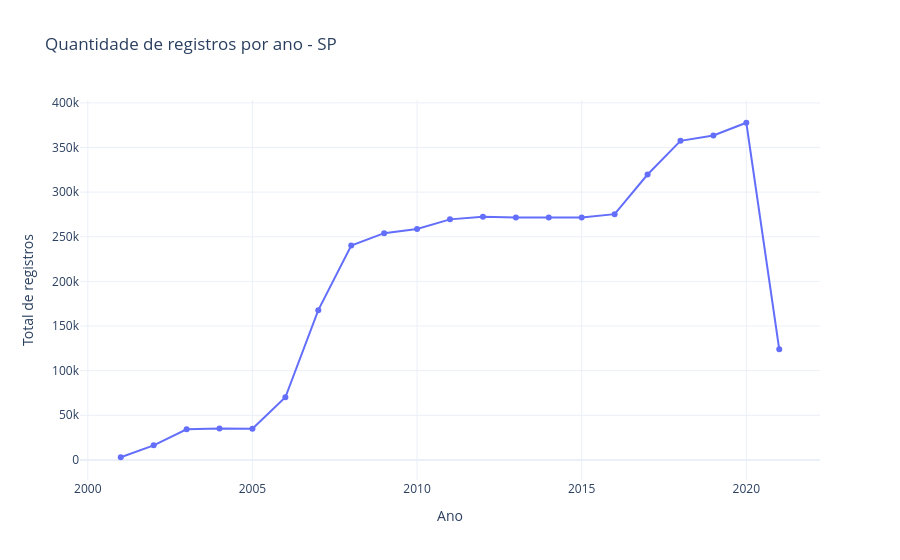

Write notebook code for a chart like this one.
### Markdown cell above
## 13. Cobertura temporal por ano

### Code cell
import plotly.graph_objects as go

registros_ano = spark.sql("""
    SELECT
        ano,
        COUNT(*) AS total_registros,
        COUNT(DISTINCT station_code) AS total_estacoes
    FROM weather_sp
    WHERE ano IS NOT NULL
    GROUP BY ano
    ORDER BY ano
""")

registros_ano.show(100, truncate=False)

dados = registros_ano.collect()

anos = [linha["ano"] for linha in dados]
totais = [linha["total_registros"] for linha in dados]

fig = go.Figure()

fig.add_trace(go.Scatter(
    x=anos,
    y=totais,
    mode="lines+markers",
    name="Total de registros"
))

fig.update_layout(
    title="Quantidade de registros por ano - SP",
    xaxis_title="Ano",
    yaxis_title="Total de registros",
    template="plotly_white"
)

fig.show()

### Figure 1 — Plotly figure (JSON) as saved in the notebook; plotly's stock layout.template omitted (floating-point values rounded to 4 significant figures)
{"data": [{"mode": "lines+markers", "name": "Total de registros", "type": "scatter", "x": [2001, 2002, 2003, 2004, 2005, 2006, 2007, 2008, 2009, 2010, 2011, 2012, 2013, 2014, 2015, 2016, 2017, 2018, 2019, 2020, 2021], "y": [2976, 16296, 34224, 35136, 35040, 70152, 167784, 240144, 254040, 258744, 269472, 272304, 271560, 271560, 271560, 275304, 319752, 357432, 363528, 377712, 123840]}], "layout": {"title": {"text": "Quantidade de registros por ano - SP"}, "xaxis": {"title": {"text": "Ano"}}, "yaxis": {"title": {"text": "Total de registros"}}}}
